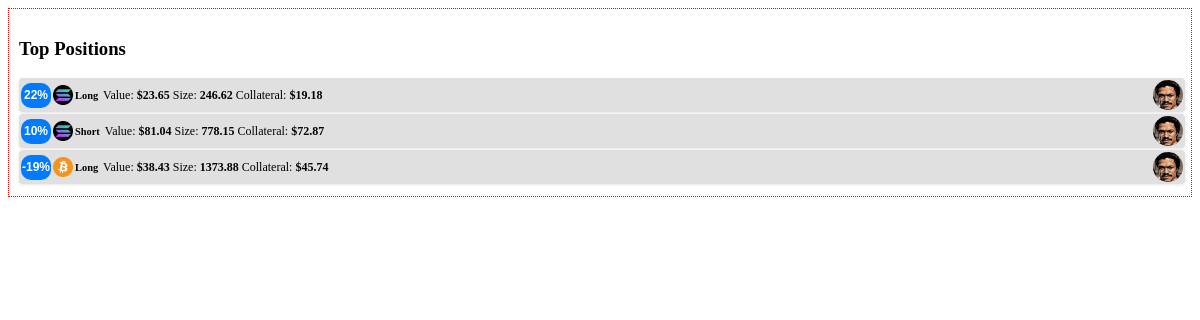
The app's page /positions/top_positions, older data.
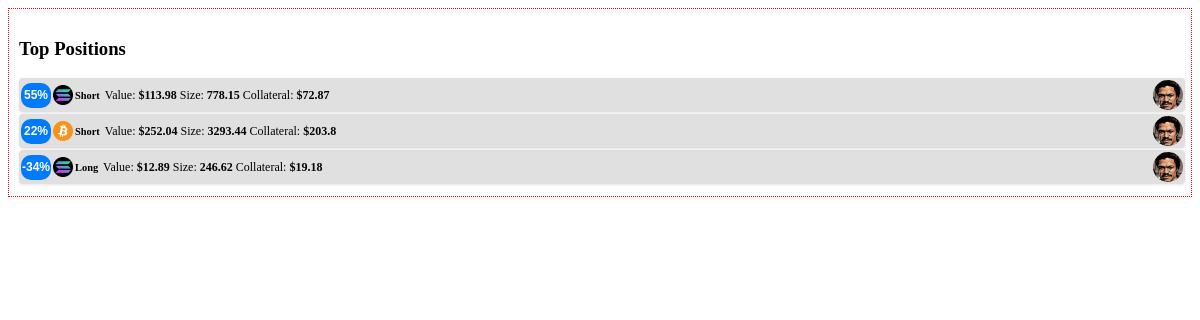
The same page, newer data.
### tables this page shows
CREATE TABLE positions (
        id TEXT PRIMARY KEY,
        asset_type TEXT,
        position_type TEXT,
        entry_price REAL,
        liquidation_price REAL,
        current_travel_percent REAL,
        value REAL,
        collateral REAL,
        size REAL,
        leverage REAL,
        wallet_name TEXT,
        last_updated DATETIME,
        alert_reference_id TEXT,
        hedge_buddy_id TEXT,
        current_price REAL,
        liquidation_distance REAL,
        heat_index REAL,
        current_heat_index REAL,
        pnl_after_fees_usd REAL
    );

### positions/positions_bp.py (the view)
@positions_bp.route("/top_positions", methods=["GET"])
@positions_bp.route("/top_positions", methods=["GET"])
def show_top_positions():
    try:
        all_positions = PositionService.get_all_positions(DB_PATH)
        valid_positions = [pos for pos in all_positions if pos.get("current_travel_percent") is not None]
        top_positions = sorted(valid_positions, key=lambda pos: pos["current_travel_percent"], reverse=True)[:3]
        bottom_positions = sorted(valid_positions, key=lambda pos: pos["current_travel_percent"])[:3]
        print("DEBUG: Alert States for Top Positions:")
        for pos in top_positions:
            print("Top Position - ID: {}, Alert State: {}".format(pos.get("id", "unknown"),
                                                                  pos.get("alert_state", "N/A")))
        print("DEBUG: Alert States for Bottom Positions:")
        for pos in bottom_positions:
            print("Bottom Position - ID: {}, Alert State: {}".format(pos.get("id", "unknown"),
                                                                     pos.get("alert_state", "N/A")))
        return render_template("top_positions.html", top_positions=top_positions, bottom_positions=bottom_positions)
    except Exception as e:
        print("Error retrieving top positions: {}".format(e))
        return render_template("top_positions.html", top_positions=[], bottom_positions=[])

### data/data_locker.py (called while the page is built)
    @classmethod
    def get_instance(cls, db_path: Optional[str] = None) -> 'DataLocker':
        if cls._instance is None:
            cls._instance = cls(db_path)
        return cls._instance

    def _init_sqlite_if_needed(self):
        db_dir = os.path.dirname(self.db_path)
        if db_dir and not os.path.exists(db_dir):
            os.makedirs(db_dir, exist_ok=True)
            self.logger.debug(f"Created directory for DB: {db_dir}")
        if self.conn is None:
            self.conn = sqlite3.connect(self.db_path, check_same_thread=False)
            self.conn.row_factory = self.DictRow
        if self.cursor is None:
            self.cursor = self.conn.cursor()

### launch_pad.py (called while the page is built)
@app.context_processor
def update_theme_context():
    config_path = current_app.config.get("CONFIG_PATH", CONFIG_PATH)
    try:
        with open(config_path, 'r') as f:
            conf = json.load(f)
    except Exception as e:
        conf = {}
    theme_config = conf.get("theme_config", {})
    return dict(theme=theme_config)

### utils/calc_services.py (called while the page is built)
    def calculate_value(self, position):
        size = float(position.get("size") or 0.0)
        return round(size, 2)

### templates/top_positions.html (shortened to what this page needs)
<div class="invisible-container" style="border: 1px dotted red; padding: 10px;">
  <div class="card">
    <div class="card-header">
      <h3 class="card-title">Top Positions</h3>
    </div>
    <div class="card-body">
      {% if top_positions %}
        {% for pos in top_positions %}
          {% set box_class = "text-bg-blue" %}
          {% if pos.alert_state == "alert-low" %}
            {% set box_class = "text-bg-success" %}
          {% elif pos.alert_state == "alert-medium" %}
            {% set box_class = "text-bg-warning" %}
          {% elif pos.alert_state == "alert-high" %}
            {% set box_class = "text-bg-danger" %}
          {% endif %}
          <div class="info-box">
            <span class="info-box-icon {{ box_class }} text-white">
              <span class="small-percentage">
                {{ pos.current_travel_percent | round(0, 'floor') | int }}%
              </span>
            </span>
            <div class="info-box-content">
              <div class="info-box-asset">
                <span class="info-box-extra">
                  <img src="{{ url_for('static', filename='images/' ~ pos.asset_type|lower ~ '_logo.png') }}"
                       alt="{{ pos.asset_type }} Logo"
                       onerror="this.onerror=null;this.src='{{ url_for('static', filename='images/default_logo.png') }}';">
                  <span>{{ pos.position_type }}</span>
                </span>
                <div class="info-box-details">
                  <span>Value: <strong>${{ pos.value }}</strong></span>
                  <span>Size: <strong>{{ pos.size }}</strong></span>
                  <span>Collateral: <strong>${{ pos.collateral }}</strong></span>
                </div>
              </div>
            </div>
            <div class="info-box-wallet">
              <img src="{{ pos.wallet_image or url_for('static', filename='images/landovault.jpg') }}"
                   alt="Wallet Logo"
                   onerror="this.onerror=null;this.src='{{ url_for('static', filename='images/landovault.jpg') }}';">
            </div>
          </div>
        {% endfor %}
      {% endif %}
    </div>
  </div>
</div>

Row changes from the older to the newer data that the page shows:
removed positions: current_travel_percent "-19", position_type "Long", value "38.43", size "1373.88", collateral "45.74"
changed positions (number 1 of 3 on the later page): current_travel_percent "10" → "55"; value "81.04" → "113.98"; moves up the list
now on this page (row edited): positions: current_travel_percent "22", position_type "Short", value "252.04", size "3293.44", collateral "203.8"
changed positions "Long": current_travel_percent "22" → "-34"; value "23.65" → "12.89"
